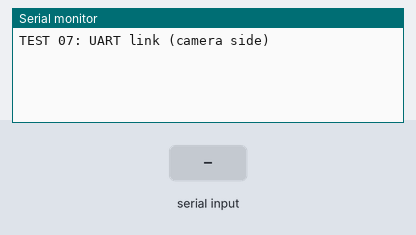
Bench run of a sketch on a simulated ESP32-S3. Parts: the last lines printed to the serial monitor. The inputs (shaded band) are chosen by the test bench.

Above: at 1.2 s.
1.3 s: "CAPTURE\n" received over the second serial link
At 2.1 s:
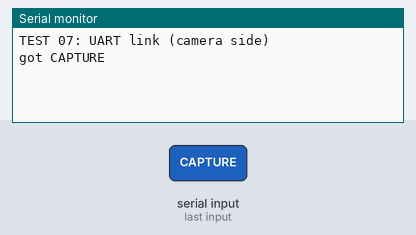
2.8 s: "1\n" received over the second serial link
At 3.2 s:
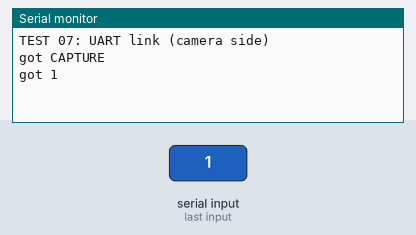

The sketch:

07_uart_cam.ino
```cpp
/*
 * TEST 07 (part B) - UART link, upload this to the CAMERA board (ESP32-S3-CAM).
 * It pretends to be the AI: answers every "CAPTURE" with a fixed result.
 * Pins for ESP32-S3-CAM: RX 14, TX 21 (other boards: see device/esp32_cam/camera_pins.h)
 * Expected in the camera's Serial Monitor: "got CAPTURE" every 3 s.
 */
HardwareSerial MainSerial(1);
const int UART_RX = 14, UART_TX = 21;

void setup() {
  Serial.begin(115200);
  MainSerial.begin(115200, SERIAL_8N1, UART_RX, UART_TX);
  Serial.println("TEST 07: UART link (camera side)");
}

void loop() {
  static String line;
  while (MainSerial.available()) {
    char c = MainSerial.read();
    if (c == '\n') {
      line.trim();
      Serial.println("got " + line);
      if (line == "CAPTURE") MainSerial.print("SORT organic 0.990\n");
      line = "";
    } else if (line.length() < 32) {
      line += c;
    }
  }
}
```

Measured:
- after the input at 1.3 s, the serial monitor: prints a new line at once (image 1)
- after the input at 2.8 s, the serial monitor: prints a new line at once (image 2)
